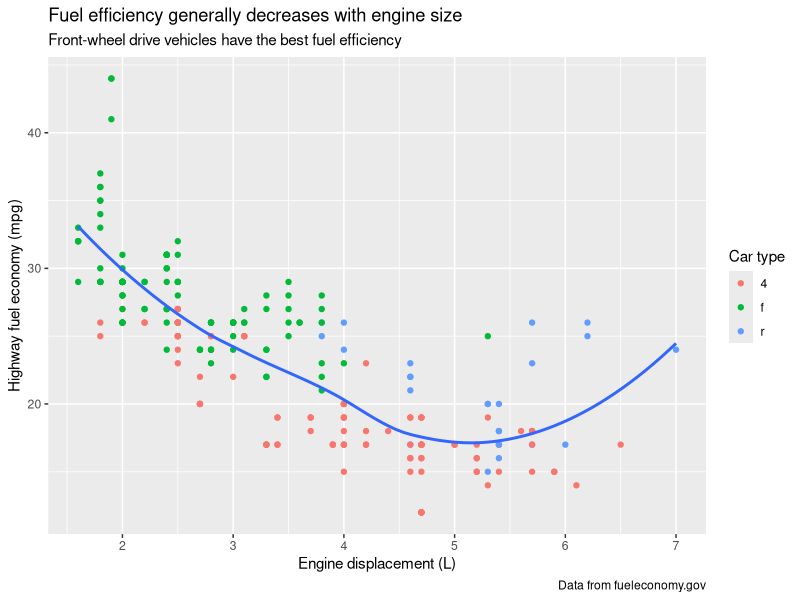
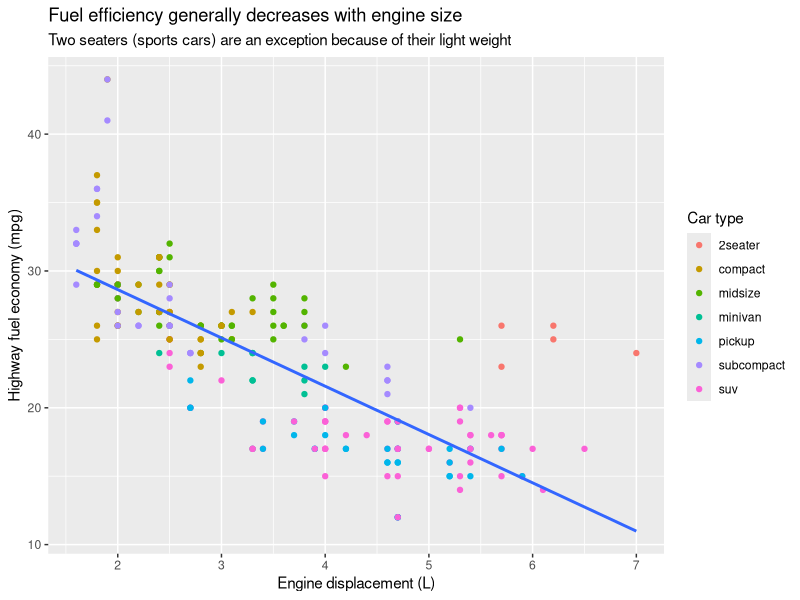
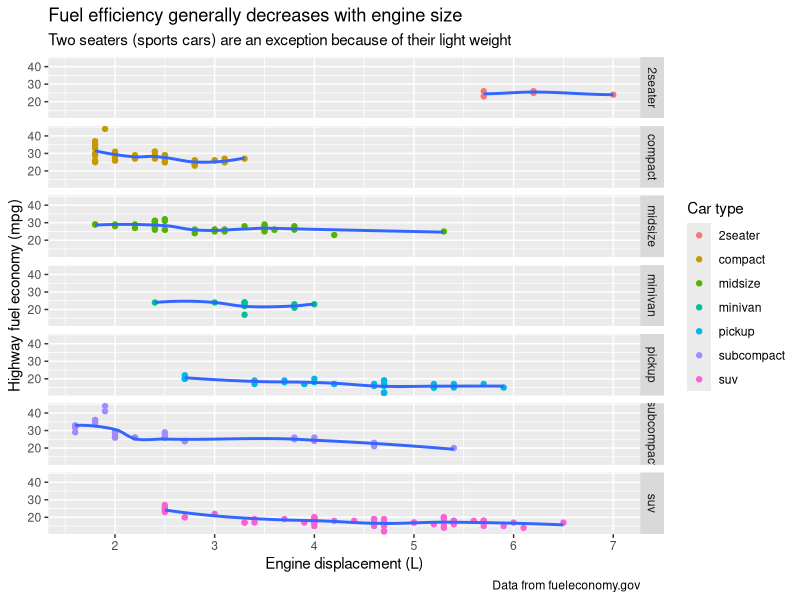
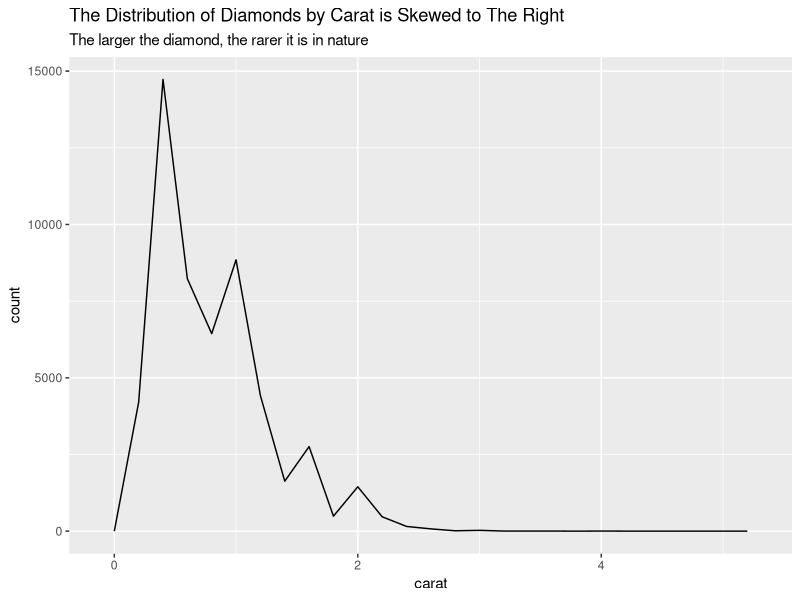
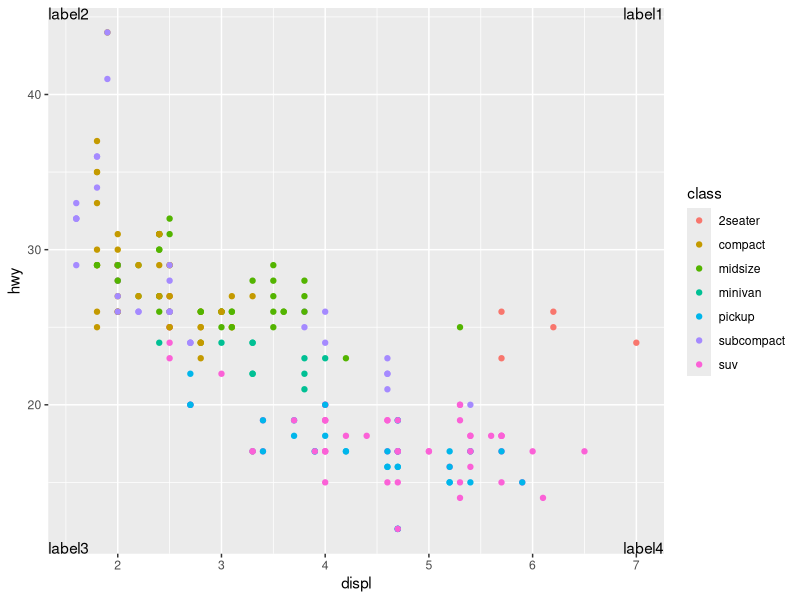
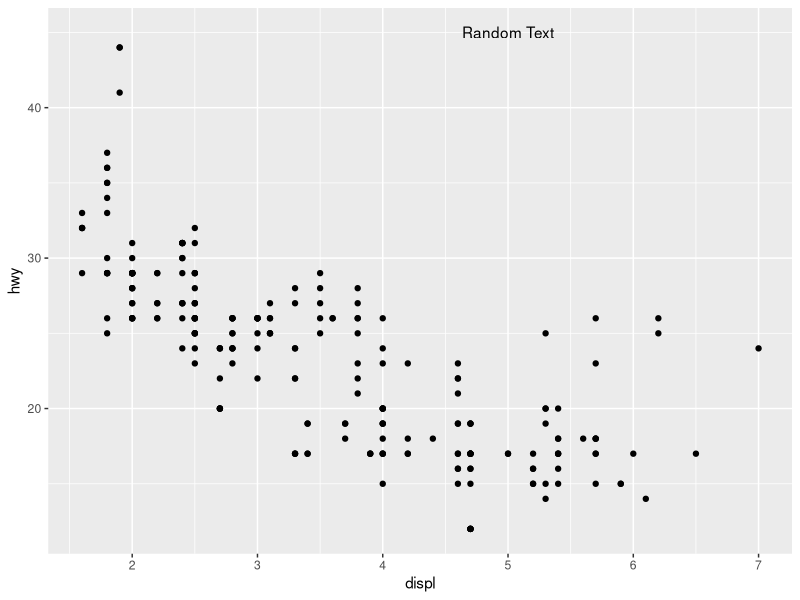
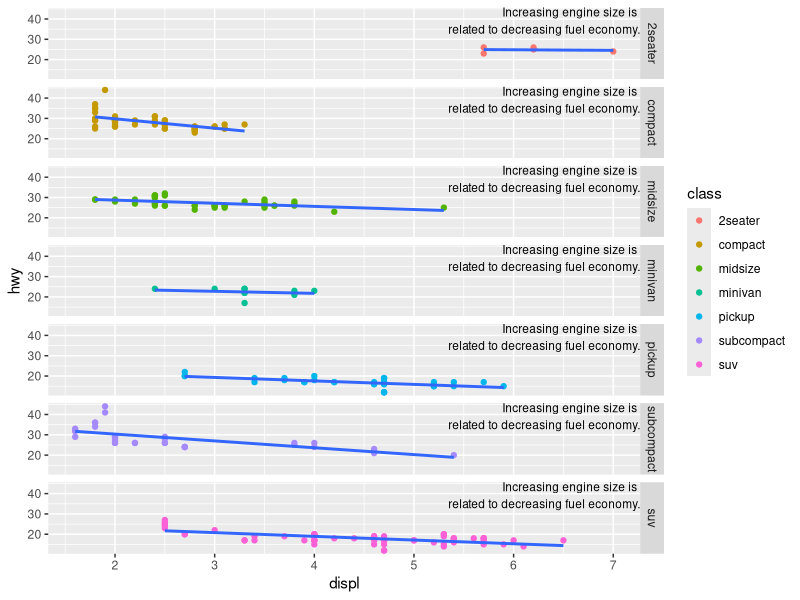
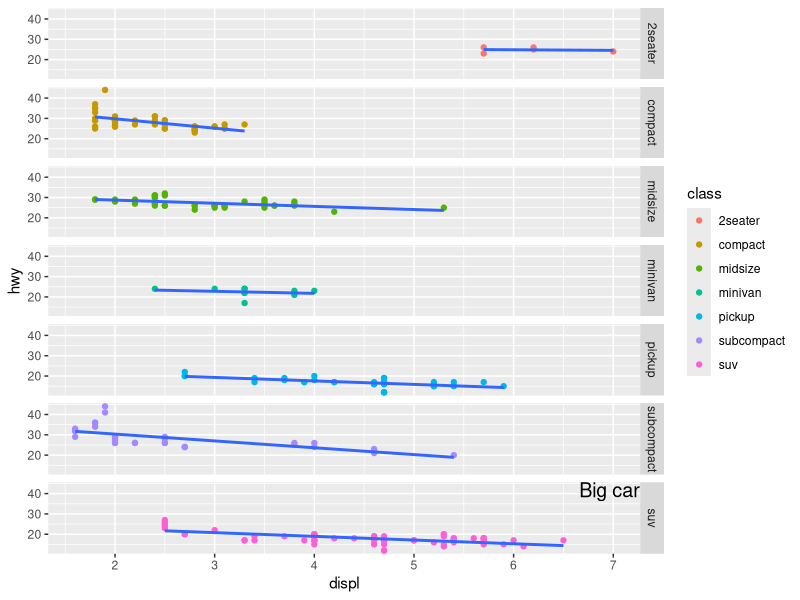

Recreate these plots in R, in order.
## ---- chunk 1
knitr::opts_chunk$set(echo = TRUE)
library(tidyverse)
library(lubridate)

## ---- chunk 2

ggplot(mpg, aes(displ, hwy)) +
  geom_point(aes(colour = drv)) +
  geom_smooth(se = FALSE) +
  labs(
    x = "Engine displacement (L)",
    y = "Highway fuel economy (mpg)",
    colour = "Car type",
    title = "Fuel efficiency generally decreases with engine size",
    subtitle = "Front-wheel drive vehicles have the best fuel efficiency",
    caption = "Data from fueleconomy.gov"
  )



## ---- chunk 3
ggplot(mpg, aes(displ, hwy)) +
  geom_point(aes(colour = class)) +
  geom_smooth(se = FALSE, method = "lm") +
  labs(
    x = "Engine displacement (L)",
    y = "Highway fuel economy (mpg)",
    colour = "Car type",
    title = "Fuel efficiency generally decreases with engine size",
    subtitle = "Two seaters (sports cars) are an exception because of their light weight"
    )

## ---- chunk 4

ggplot(mpg, aes(displ, hwy)) +
  geom_point(aes(colour = class)) +
  geom_smooth(se = FALSE) +
  facet_grid(class~.)+
  labs(
    x = "Engine displacement (L)",
    y = "Highway fuel economy (mpg)",
    colour = "Car type",
    title = "Fuel efficiency generally decreases with engine size",
    subtitle = "Two seaters (sports cars) are an exception because of their light weight",
    caption = "Data from fueleconomy.gov"
  ) 


## ---- chunk 5

diamonds %>% 
  ggplot(aes(carat)) +
  geom_freqpoly(binwidth = 0.2) +
  labs(title = "The Distribution of Diamonds by Carat is Skewed to The Right", subtitle = "The larger the diamond, the rarer it is in nature")



## ---- chunk 6

# Create tibbles of the text labels
label1 <- tibble(displ = Inf, hwy = Inf, label = "label1")
label2 <- tibble(displ = -Inf, hwy = Inf, label = "label2")
label3 <- tibble(displ = -Inf, hwy = -Inf, label = "label3")
label4 <- tibble(displ = Inf, hwy = -Inf, label = "label4")

# Plot...
mpg %>% 
  ggplot(aes(displ, hwy)) +
  geom_point(aes(color = class)) +
  geom_text(aes(label = label), data = label1, vjust = "top", hjust = "right") +
  geom_text(aes(label = label), data = label2, vjust = "top", hjust = "left") +
  geom_text(aes(label = label), data = label3, vjust = "bottom", hjust = "left") +
  geom_text(aes(label = label), data = label4, vjust = "bottom", hjust = "right")


## ---- chunk 7

mpg %>% 
  ggplot(aes(displ, hwy)) +
  geom_point() +
  annotate("text", x = 5, y = 45, label = "Random Text")

## ---- chunk 8


labelx <- tibble(displ = Inf, hwy = Inf, label = "Increasing engine size is \nrelated to decreasing fuel economy.")

mpg %>% 
  ggplot(aes(displ, hwy)) +
  geom_point(aes(color = class)) +
  geom_smooth(se = FALSE, method = "lm") +
  facet_grid(class~.) +
  geom_text(aes(label = label), data = labelx, vjust = "top", hjust = "right", size = 3)


## ---- chunk 9


labely <- tibble(displ = Inf, hwy = Inf, class = "suv", label = "Big car") #I added the column "class" 

mpg %>% 
  ggplot(aes(displ, hwy)) +
  geom_point(aes(color = class)) +
  geom_smooth(se = FALSE, method = "lm") +
  facet_grid(class~.) +
  geom_text(aes(label = label), data = labely, vjust = "top", hjust = "right", size = 5)

## ---- chunk 10


mpg %>% 
  ggplot(aes(displ, hwy)) +
  geom_point() +
  geom_segment(aes(x = 1, y = 45, xend = 10, yend = 7), 
               arrow = arrow(angle = 5, length = unit(0.1, "inches"),
      ends = "last", type = "open"))


## ---- chunk 11

df <- tibble(
  x = rnorm(10000),
  y = rnorm(10000)
)

ggplot(df, aes(x, y)) +
  geom_hex() +
  scale_colour_gradient(low = "white", high = "red") +
  coord_fixed()

## ---- chunk 12

ggplot(df, aes(x, y)) +
  geom_hex() +
  scale_fill_gradient(low = "white", high = "red") +
  coord_fixed()


## ---- chunk 13

yearbreak <- seq.Date(min(presidential$start), max(presidential$end), by = "4 years") # Reserved for the last step, create a sequence of dates with 4 years break.

presidential %>%
  mutate(id = 33 + row_number()) %>%
  ggplot(aes(start, id, colour = party)) +
  geom_point() +
  geom_segment(aes(xend = end, yend = id)) +
  scale_colour_manual(values = c(Republican = "red", Democratic = "blue")) +
  scale_y_continuous(breaks = seq(33, 45, by = 1)) + #Step 2 - improving the display of y axis by adding 1 break in between of the president terms
  geom_text(aes(label = presidential$name), nudge_y= 0.5, size = 3) + # Labelling each term with the name of the president
  labs(title = "Terms of 11 Presidents From Einsenhower to Obama", x = "Year", y = "POTUS id") + # adding informative plot labels to titles, x & y axis.
  theme(legend.position = "bottom") + #moved the legend to the bottom so that we can have a better view of the chart
  scale_x_date(NULL, breaks = yearbreak, date_labels = "'%y") # Last step, placing breaks every 4 year


## ---- chunk 14

ggplot(diamonds, aes(carat, price)) +
  geom_point(aes(colour = cut), alpha = 1/20)

## ---- chunk 15
ggplot(diamonds, aes(carat, price)) +
  geom_point(aes(colour = cut), alpha = 1/20) +
  guides(colour = guide_legend(override.aes = list(alpha = 1)))

